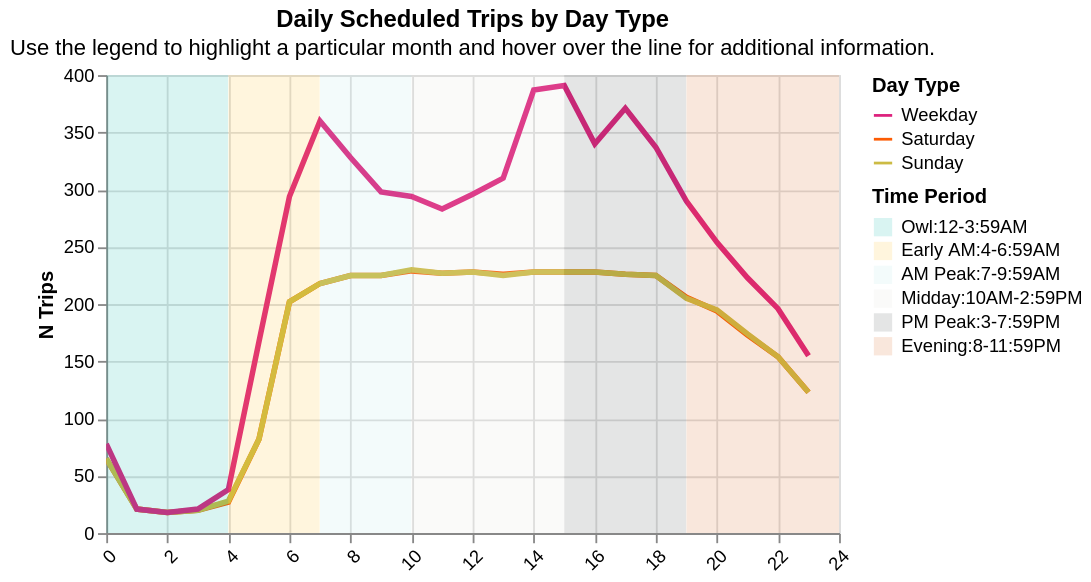

Notebook cell for this chart:
### Markdown cell above
## Service Hours

### Code cell
try:
    display(utils.create_hourly_summary(operator_hourly_summary_df))
except: 
    display(Markdown(f"""{analysis_name} doesn't have service hours information."""))

### Figure 1 — Vega-Lite specification as saved in the notebook (floating-point values rounded to 4 significant figures; data arrays with more than 128 entries replaced by an {"elided": "..."} marker saying what was removed)
{"config": {"view": {"continuousWidth": 300, "continuousHeight": 300}}, "layer": [{"data": {"name": "data-ae92ab7e3e5ba5e7603f74508ead82af"}, "mark": {"type": "line", "size": 3}, "encoding": {"color": {"field": "Day Type", "scale": {"domain": ["Weekday", "Saturday", "Sunday"], "range": ["#dd217d", "#fc5c04", "#ccbb44"]}, "type": "nominal"}, "opacity": {"condition": [{"param": "param_cf57a8695696316d", "value": 1}], "value": 0.1}, "tooltip": [{"field": "Analysis Name", "type": "nominal"}, {"field": "Date", "type": "nominal"}, {"field": "Day Type", "type": "nominal"}, {"field": "Departure Hour", "type": "quantitative"}, {"field": "N Trips", "type": "quantitative"}], "x": {"axis": {"labelAngle": -45}, "field": "Departure Hour", "type": "quantitative"}, "y": {"field": "N Trips", "type": "quantitative"}}, "name": "view_c33501b8a4c3bb97_0", "transform": [{"filter": {"param": "param_dfaaacb2e0c629e9"}}]}, {"data": {"name": "data-ed3e58c91c1826c4bca955698f66e78a"}, "mark": {"type": "rect", "opacity": 0.15}, "encoding": {"color": {"field": "Time Period", "scale": {"range": ["#00b2a9", "#ffb81c", "#b1e4e3", "#d9d9d6", "#4b4f54", "#d86018"]}, "sort": ["Owl:12-3:59AM", "Early AM:4-6:59AM", "AM Peak:7-9:59AM", "Midday:10AM-2:59PM", "PM Peak:3-7:59PM", "Evening:8-11:59PM"], "type": "nominal"}, "x": {"field": "start", "title": "", "type": "quantitative"}, "x2": {"field": "stop", "title": ""}}}], "height": 250, "params": [{"name": "param_dfaaacb2e0c629e9", "select": {"type": "point", "fields": ["Date"]}, "bind": {"input": "select", "options": ["10-2026", "09-2026", "08-2026", "07-2026", "06-2026", "05-2026", "04-2026", "03-2026", "02-2026", "01-2026", "12-2025", "11-2025", "10-2025"], "name": "Dates: "}, "value": "10-2026", "views": ["view_c33501b8a4c3bb97_0"]}, {"name": "param_cf57a8695696316d", "select": {"type": "point", "fields": ["Day Type"]}, "bind": "legend", "views": ["view_c33501b8a4c3bb97_0"]}, {"name": "param_61d2b6073151d120", "select": {"type": "point", "fields": ["Departure Hour"], "nearest": true, "on": "mouseover"}, "views": ["view_c33501b8a4c3bb97_0"]}, {"name": "param_1e9efca18e7a2868", "select": {"type": "interval", "encodings": ["x", "y"]}, "bind": "scales", "views": ["view_c33501b8a4c3bb97_0"]}], "resolve": {"scale": {"color": "independent"}}, "title": {"text": ["Daily Scheduled Trips by Day Type"], "subtitle": ["Use the legend to highlight a particular month and hover over the line for additional information."]}, "width": 400, "$schema": "https://vega.github.io/schema/vega-lite/v6.4.1.json", "datasets": {"data-ae92ab7e3e5ba5e7603f74508ead82af": {"elided": "936 records"}, "data-ed3e58c91c1826c4bca955698f66e78a": [{"index": 0, "start": 0, "stop": 3.99, "Time Period": "Owl:12-3:59AM"}, {"index": 1, "start": 4, "stop": 6.99, "Time Period": "Early AM:4-6:59AM"}, {"index": 2, "start": 7, "stop": 9.99, "Time Period": "AM Peak:7-9:59AM"}, {"index": 3, "start": 10, "stop": 14.99, "Time Period": "Midday:10AM-2:59PM"}, {"index": 4, "start": 15, "stop": 18.99, "Time Period": "PM Peak:3-7:59PM"}, {"index": 5, "start": 19, "stop": 24.0, "Time Period": "Evening:8-11:59PM"}]}}
